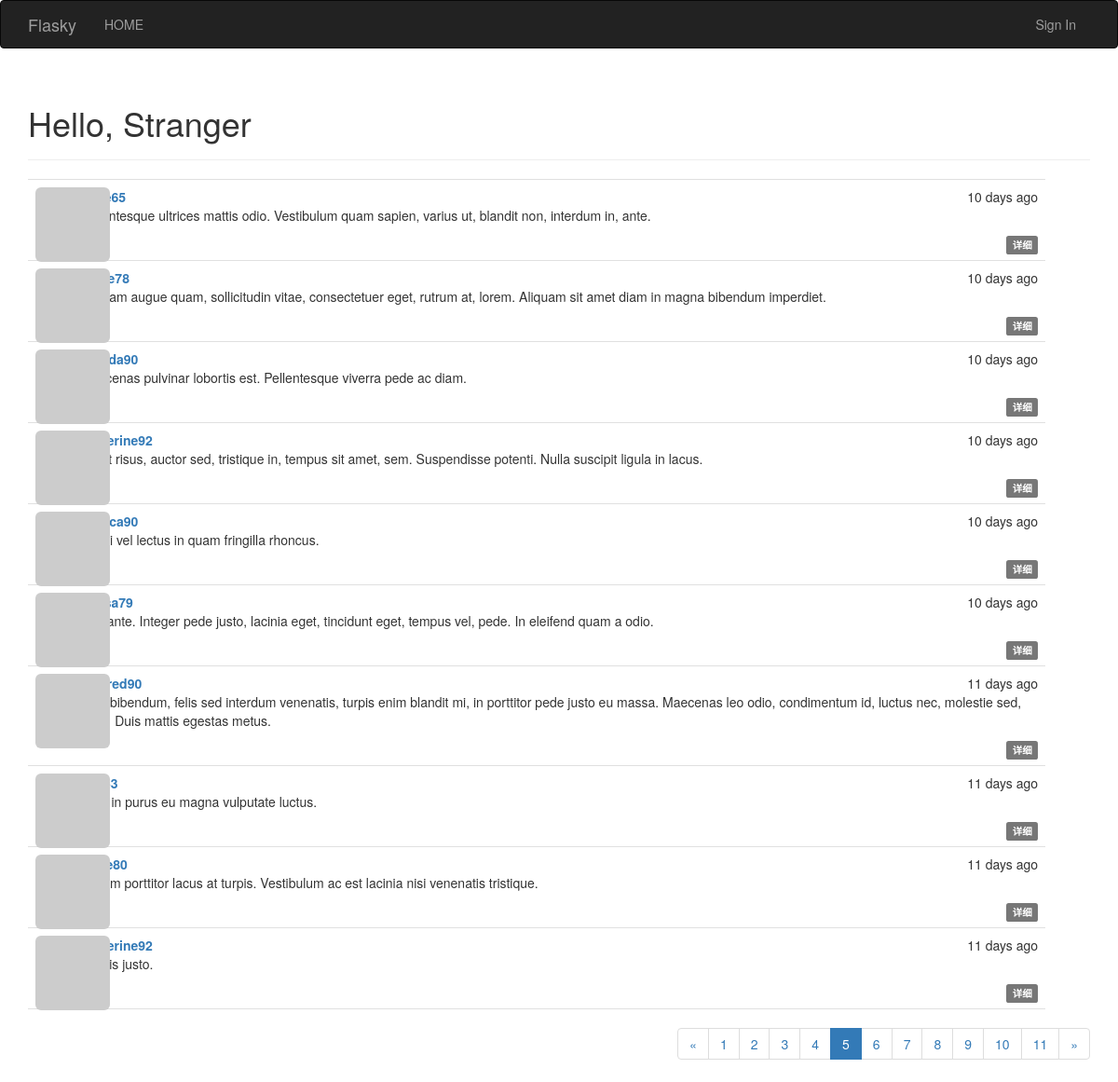
The app's page /?page=5 with its own data.
### app/models.py (models this page shows, shortened)
class Post(db.Model):
    __tablename__ = 'posts'
    id = db.Column(db.Integer, primary_key=True)
    body = db.Column(db.Text)
    timestamp = db.Column(db.DateTime, index=True, default=datetime.utcnow)
    author_id = db.Column(db.Integer, db.ForeignKey('users.id'))
    body_html = db.Column(db.Text)

class User(UserMixin, db.Model):
    __tablename__ = 'users'
    id = db.Column(db.Integer, primary_key=True)
    email = db.Column(db.String(64), unique=True, index=True)
    username = db.Column(db.String(64), unique=True, index=True)
    password_hash = db.Column(db.String(128))
    role_id = db.Column(db.Integer, db.ForeignKey('roles.id'))
    confirmed = db.Column(db.Boolean, default=False)
    name = db.Column(db.String(64))
    location = db.Column(db.String(64))
    about_me = db.Column(db.Text())
    member_since = db.Column(db.DateTime(), default=datetime.utcnow)
    last_seen = db.Column(db.DateTime(), default=datetime.utcnow)
    posts = db.relationship('Post', backref='author', lazy='dynamic')
    @property
    def password(self):
        raise AttributeError('password is not a readable attribute')
    def gravatar(self, size=100, default='identicon', rating='g'):
        if request.is_secure:
            url = 'https://secure.gravatar.com/avatar'
        else:
            url = 'http://www.gravatar.com/avatar'
        hash = hashlib.md5(self.email.encode('utf-8')).hexdigest()
        return '{}/{}?s={}&d={}&r={}'.format(url, hash, size, default, rating)

### app/main/views.py (the view)
@main.route('/', methods=['GET', 'POST'])
def index():
    form = PostForm()
    if current_user.can(Permission.WRITE_ARTICLES) and form.validate_on_submit():
        post = Post(body=form.body.data, author=current_user._get_current_object())
        db.session.add(post)
        return redirect(url_for('.index'))
    page = request.args.get('page', 1, type=int)
    pagination = Post.query.order_by(Post.timestamp.desc()).paginate(
        page, per_page=current_app.config['POSTS_PER_PAGE'],
        error_out=False
    )
    posts = pagination.items
    return render_template('index.html', form=form, posts=posts, pagination=pagination)

### app/auth/views.py (called while the page is built)
@auth.before_app_request
def before_request():
    if current_user.is_authenticated:
        current_user.ping()
        if not current_user.confirmed and request.endpoint[:5]!='auth.':
            flash("尽快认证账号")

### app/main/__init__.py (called while the page is built)
@main.app_context_processor
def inject_permissions():
    return dict(Permission=Permission)

### app/models.py (called while the page is built)
    def can(self, permissions):
        return False

### app/templates/index.html (shortened to what this page needs)
{% extends "base.html" %}
{% import "bootstrap/wtf.html" as wtf%}
{% import "_macros.html" as macros%}
{% block page_content %}
<div class="page-header">
    <h1>Hello,
        {% if current_user.is_authenticated %}
        {{ current_user.username }}
        {% else %}
        Stranger
        {% endif %}
    </h1>
</div>
{% include '_posts.html'%}
{% if pagination %}
<div class="pagination">
    {{ macros.pagination_widget(pagination, '.index') }}
</div>
{% endif %}
{% endblock %}

### app/templates/_posts.html (shortened to what this page needs)
<ul class="posts">
    {% for post in posts %}
    <li class="post">
        <div class="post-thumbnail">
            <a href="{{ url_for('.user', username=post.author.username) }}">
                <img class="img-rounded profile-thumbnail" src="{{ post.author.gravatar(size=40) }}">
            </a>
        </div>
        <div class="post-content">
            <div class="post-date">{{ moment(post.timestamp).fromNow() }}</div>
            <div class="post-author"><a href="{{ url_for('.user', username=post.author.username) }}">{{ post.author.username }}</a></div>
            <div class="post-body">
                {% if post.body_html %}
                    {{ post.body_html |safe}}
                {% else %}
                    {{ post.body}}
                {% endif %}
            </div>
            <div class="post-footer">
                <a href="{{url_for('.post',id=post.id)}}">
                    <span class="label label-default">详细</span>
                </a>
            </div>
        </div>
    </li>
    {% endfor %}
</ul>

### app/static/styles.css (style rules this page uses)
.profile-thumbnail { position: absolute; }
ul.posts { list-style-type: none; padding: 0px; margin: 16px 48px 0px 0px; border-top: 1px solid #e0e0e0; }
ul.posts li.post { padding: 8px; border-bottom: 1px solid #e0e0e0; }
div.post-date { float: right; }
div.post-author { font-weight: bold; }
div.post-thumbnail { position: absolute; }
div.post-content { margin-left: 48px; min-height: 48px; }
div.post-footer { text-align: right; }
div.pagination { width: 100%; text-align: right; padding: 0px; margin: 0px; }

### records on screen
Post: timestamp "10 days ago", body_html "Pellentesque ultrices mattis odio. Vestibulum quam sapien, varius ut, blandit non, interdum in, ante."
Post: timestamp "10 days ago", body_html "Aliquam augue quam, sollicitudin vitae, consectetuer eget, rutrum at, lorem. Aliquam sit amet diam in magna bibendum imperdiet."
Post: timestamp "10 days ago", body_html "Maecenas pulvinar lobortis est. Pellentesque viverra pede ac diam."
Post: timestamp "10 days ago", author.username "katherine92", body_html "In est risus, auctor sed, tristique in, tempus sit amet, sem. Suspendisse potenti. Nulla suscipit ligula in lacus."
Post: timestamp "10 days ago", body_html "Morbi vel lectus in quam fringilla rhoncus."
Post: timestamp "10 days ago", body_html "Sed ante. Integer pede justo, lacinia eget, tincidunt eget, tempus vel, pede. In eleifend quam a odio."
Post: timestamp "11 days ago", author.username "mildred90", body_html "Duis bibendum, felis sed interdum venenatis, turpis enim blandit mi, in porttitor pede justo eu massa. Maecenas leo odio, condimentum id, luctus nec, molestie sed, justo. Duis mattis egestas metus."
Post: timestamp "11 days ago", body_html "Cras in purus eu magna vulputate luctus."
Post: timestamp "11 days ago", body_html "Nullam porttitor lacus at turpis. Vestibulum ac est lacinia nisi venenatis tristique."
Post: timestamp "11 days ago", author.username "katherine92", body_html "In quis justo."

### other values on screen
{{ p }} "1" "2" "3" "4" "6" "7" "8" "9" "10" "11"
{{ p }} "5"
